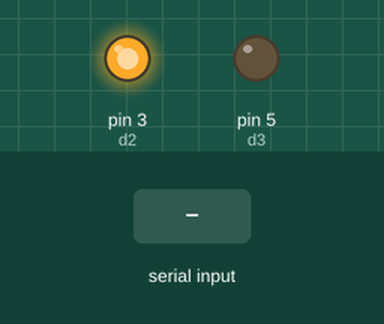
This sketch was run on a simulated Arduino Uno, built with avr-gcc and run on an emulated ATmega328P. On the bench: output pins drawn as LEDs (lit = HIGH). Inputs (shaded band) come from the test bench. Pins used as bus, display or sensor lines are not drawn; what the sketch prints to the serial monitor is not drawn.

Above: at 1.2 s.
1.3 s: "w" received over the second serial link
4.3 s: "s" received over the second serial link
At 4.58 s:
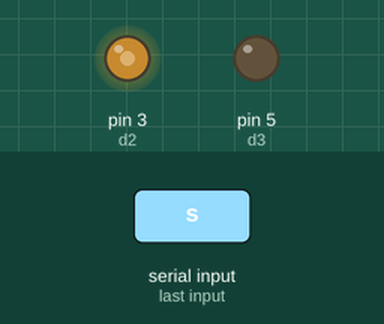
7.3 s: "a" received over the second serial link
At 7.9 s:
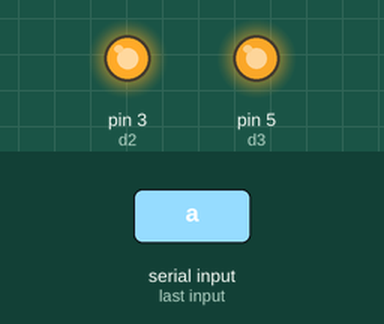
8.8 s: "d" received over the second serial link
At 9.7 s:
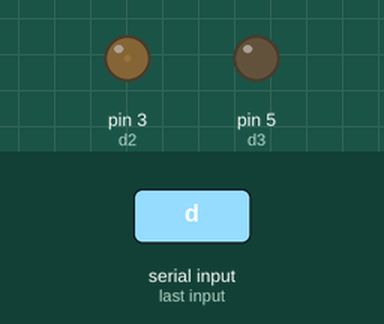
10.3 s: "h" received over the second serial link
At 11.4 s:
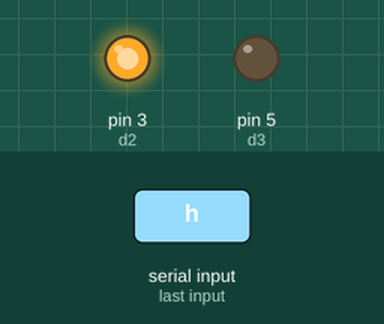
11.8 s: "w" received over the second serial link
Timing chart, 0 to 15.8 s (numbered marks = the images above; inputs shaded):
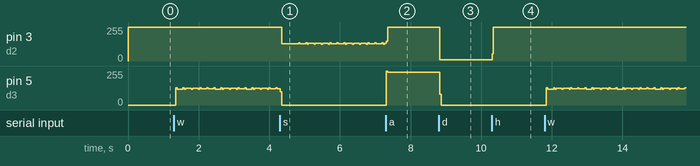

The sketch:

h-most.ino
```cpp
#include <SoftwareSerial.h>
SoftwareSerial bt(2, 7);

int d2 = 3;
int d3 = 5;
int d4 = 6;
int d5 = 9;
int d6 = 10;
int d7 = 11;


char smer;
bool flag_napred = 0;
bool flag_nazad = 0;
bool flag_levo = 0;
bool flag_desno = 0;

void setup() {
  bt.begin(9600);
  Serial.begin(9600);

  pinMode(d2, OUTPUT);
  pinMode(d3, OUTPUT);
  pinMode(d4, OUTPUT);
  pinMode(d5, OUTPUT);
  pinMode(d6, OUTPUT);
  pinMode(d7, OUTPUT);


  analogWrite(d2, 255);
  analogWrite(d3, 0);
  analogWrite(d4, 255);
  analogWrite(d5, 0);
  analogWrite(d6, 255);
  analogWrite(d7, 0);
}

void ugasen() {
  analogWrite(d2, 255);
  analogWrite(d3, 0);
  analogWrite(d4, 255);
  analogWrite(d5, 0);
  analogWrite(d6, 255);
  analogWrite(d7, 0);
}

void desno() {
  analogWrite(d2, 0);
  analogWrite(d3, 0);
  analogWrite(d4, 255);
  analogWrite(d5, 255);
  analogWrite(d6, 0);
  analogWrite(d7, 0);
  delay(2);

  analogWrite(d2, 255);
  analogWrite(d3, 0);
  analogWrite(d4, 255);
  analogWrite(d5, 0);
  analogWrite(d6, 255);
  analogWrite(d7, 0);
}


void levo() {
  analogWrite(d2, 255);
  analogWrite(d3, 255);
  analogWrite(d4, 0);
  analogWrite(d5, 0);
  analogWrite(d6, 255);
  analogWrite(d7, 255);

  delay(2);

  analogWrite(d2, 255);
  analogWrite(d3, 0);
  analogWrite(d4, 255);
  analogWrite(d5, 0);
  analogWrite(d6, 255);
  analogWrite(d7, 0);
}

void napred() {
  analogWrite(d2, 255);
  analogWrite(d3, 255);
  analogWrite(d4, 0);
  analogWrite(d5, 0);
  analogWrite(d6, 255);
  analogWrite(d7, 0);

  delay(2);
  analogWrite(d2, 255);
  analogWrite(d3, 0);
  analogWrite(d4, 255);
  analogWrite(d5, 0);
  analogWrite(d6, 255);
  analogWrite(d7, 0);

  analogWrite(d2, 255);
  analogWrite(d3, 0);
  analogWrite(d4, 255);
  analogWrite(d5, 255);
  analogWrite(d6, 0);
  analogWrite(d7, 0);
  delay(2);

  analogWrite(d2, 255);
  analogWrite(d3, 0);
  analogWrite(d4, 255);
  analogWrite(d5, 0);
  analogWrite(d6, 255);
  analogWrite(d7, 0);
}

void nazad() {
  analogWrite(d2, 0);
  analogWrite(d3, 0);
  analogWrite(d4, 255);
  analogWrite(d5, 255);
  analogWrite(d6, 255);
  analogWrite(d7, 0);

  delay(2);
  analogWrite(d2, 255);
  analogWrite(d3, 0);
  analogWrite(d4, 255);
  analogWrite(d5, 0);
  analogWrite(d6, 255);
  analogWrite(d7, 0);

  analogWrite(d2, 255);
  analogWrite(d3, 0);
  analogWrite(d4, 0);
  analogWrite(d5, 0);
  analogWrite(d6, 255);
  analogWrite(d7, 255);
  delay(2);

  analogWrite(d2, 255);
  analogWrite(d3, 0);
  analogWrite(d4, 255);
  analogWrite(d5, 0);
  analogWrite(d6, 255);
  analogWrite(d7, 0);
}

void loop() {
  if (bt.available()) {
    smer = bt.read();
    Serial.print(smer);
  }
  if (smer == 'w') {
    flag_napred = 1;
    flag_nazad = 0;
    flag_levo = 0;
    flag_desno = 0;
  }
  else if (smer == 's') {
    flag_napred = 0;
    flag_nazad = 1;
    flag_levo = 0;
    flag_desno = 0;
  }
  else if (smer == 'a') {
    flag_napred = 0;
    flag_nazad = 0;
    flag_levo = 1;
    flag_desno = 0;
  }
  else if (smer == 'd') {
    flag_napred = 0;
    flag_nazad = 0;
    flag_levo = 0;
    flag_desno = 1;
  }
  else if (smer == 'h') {
    flag_napred = 0;
    flag_nazad = 0;
    flag_levo = 0;
    flag_desno = 0;
  }

  if (flag_napred == 1)
    napred();
  else if (flag_nazad == 1)
    nazad();
  else if (flag_levo == 1)
    levo();
  else if (flag_desno == 1)
    desno();
  else
    ugasen();
}
```

Measured:
- after the input at 4.3 s, pin 3 (d2): 255/255 → 131/255 after 0.05 s, then repeats every 1.1 s: 137/255 0.04 s, 128/255 0.16 s, 137/255 0.04 s, 127/255 0.04 s, 133/255 0.16 s, 126/255 0.04 s, 134/255 0.16 s, 126/255 0.04 s, 135/255 0.16 s, 126/255 0.04 s, 136/255 0.04 s, 129/255 0.16 s
- after the input at 7.3 s, pin 5 (d3): 0/255 → 245/255 at once
- after the input at 8.8 s, pin 3 (d2): 255/255 → 8/255 at once; pin 5 (d3): 245/255 → 0/255 at once
- after the input at 10.3 s, pin 3 (d2): 8/255 → 255/255 at once
